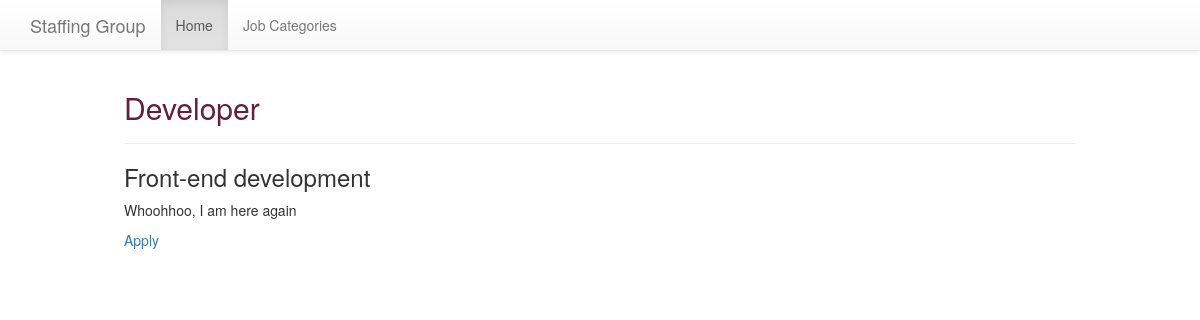
Page /job_categories/1/t1/ on the committed database.
### sectors/models.py (models this page shows, shortened)
class Job(models.Model):
    title = models.CharField(max_length=255)
    description = models.TextField()
    order = models.IntegerField(default=0)
    sector = models.ForeignKey(Sector)
    class Meta:
        abstract = True
        ordering = ['order', ]

class Text(Job):
    content = models.TextField(blank=True, default="")

class Sector(models.Model):
    created_at = models.DateTimeField(auto_now_add=True)
    title = models.CharField(max_length=255)
    description = models.TextField(default="")

### sectors/views.py (the view)
# urls.py: url(r'(?P<sector_pk>\d+)/t(?P<job_pk>\d+)/$', views.text_detail, name='text'),
def text_detail(request, sector_pk, job_pk):
    job = get_object_or_404(models.Text, sector_id=sector_pk, pk=job_pk)
    return render(request, 'sectors/job_detail.html', {'job': job})

### sectors/templates/sectors/job_detail.html (shortened to what this page needs)
{% extends 'layout.html' %}
{% block content %}
    <article>
        <div class="page-header">
            <h2><a href="{% url 'sectors:detail' pk=job.sector.pk %}">{{ job.sector.title }}</a></h2>
        </div>
        <h3>{{ job.title }}</h3>
        {{ job.content|linebreaks }}
        <p><a href="{% url 'sectors:apply' sector_pk=job.sector.pk job_pk=job.pk %}">Apply</a></p>
    </article>
{% endblock %}

### assets/css/layout.css (style rules this page uses)
html { box-sizing: border-box; }
*, *::after, *::before { box-sizing: inherit; }
article h2 a, article h3 a { color: #642039; text-decoration: none; }

### rows in the picture
Text: sector "Developer", title "Front-end development", content "Whoohhoo, I am here again"
